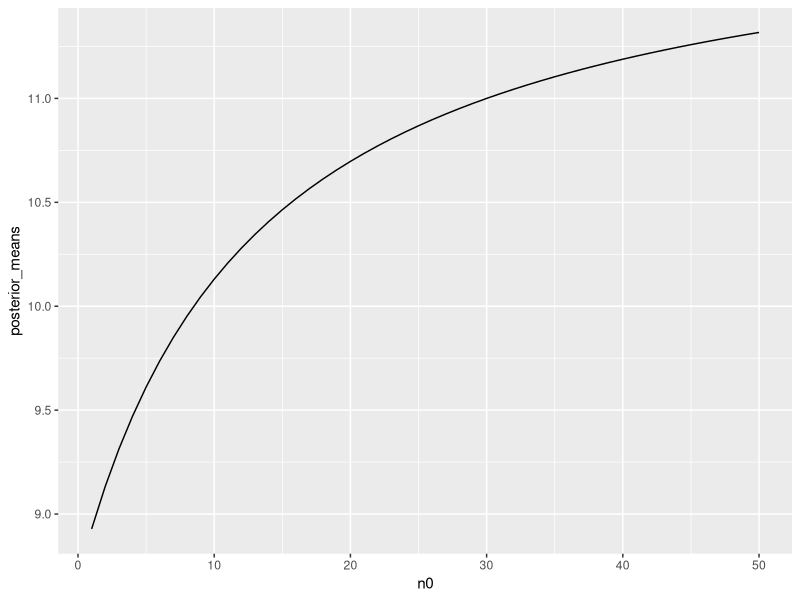
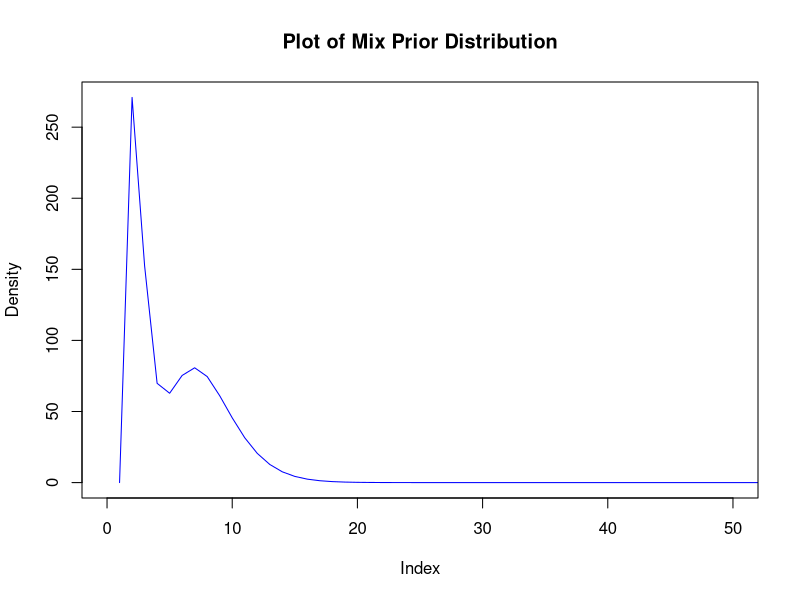
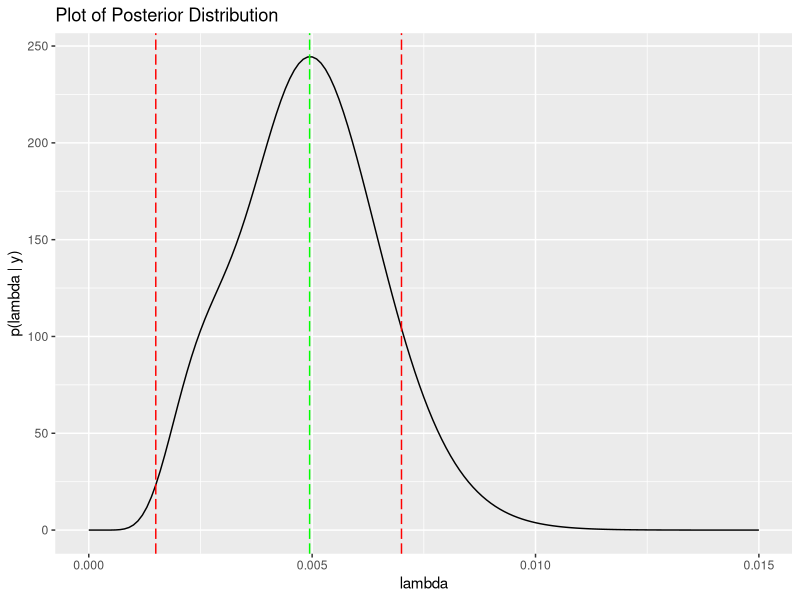

These figures' R source, in order:
## ---- chunk 1
library(knitr)
library(testthat)
knitr::opts_chunk$set(echo=TRUE, 
                      cache=FALSE, 
                      fig.width=5, 
                      fig.height=5,
                      fig.align='center')
indent1 = '    '
indent2 = paste(rep(indent1, 2), collapse='')
indent3 = paste(rep(indent1, 3), collapse='')
r = function(x, digits=2){ round(x, digits=digits) }
library(tidyverse)
library(reshape2)
## ---- chunk 2
yA <- c(12, 9, 12, 14, 13, 13, 15, 8, 15, 6)
yB <- c(11, 11, 10, 9, 9, 8, 7, 10, 6, 8, 8, 9, 7)

### Prior parameters here
alpha_A = 120
beta_A = 10

alpha_B =12
beta_B = 1

### Posterior parameters here
alpha_A_posterior = sum(yA) + alpha_A
beta_A_posterior =length(yA) + beta_A

alpha_B_posterior = sum(yB) + alpha_B
beta_B_posterior = length(yB) + beta_B
            
### Posterior mean and variance for each group        
A_post_mean <- alpha_A_posterior/beta_A_posterior
A_post_var <- alpha_A_posterior/(beta_A_posterior^2)

### Posterior quantiles for each group
B_post_mean <- alpha_B_posterior/beta_B_posterior
B_post_var <- alpha_B_posterior/(beta_B_posterior^2)

print(paste0("Posterior mean of theta_A ", round(A_post_mean, 2)))
print(paste0("Posterior variance of theta_A ", round(A_post_var, 2)))
print(paste0("Posterior mean of theta_B ", round(B_post_mean, 2)))
print(paste0("Posterior variance of theta_B ", round(B_post_var, 2)))

# Posterior quantiles
alpha_A_quantile <- c(qgamma(0.05/2, shape =alpha_A_posterior,scale= 1/beta_A_posterior),
                      qgamma(1-(0.05/2),alpha_A_posterior,beta_A_posterior))

alpha_B_quantile <- c(qgamma(0.05/2, shape=alpha_B_posterior,scale=1/beta_B_posterior),
                      qgamma(1-(0.05/2),alpha_B_posterior,beta_B_posterior))
                     
                     
                     
print(paste0("Posterior 95% quantile for theta_A is [", round(alpha_A_quantile[1],2), ", ", round(alpha_A_quantile[2], 2), "]"))
print(paste0("Posterior 95% quantile for theta_B is [", round(alpha_B_quantile[1],2), ", ", round(alpha_B_quantile[2], 2), "]"))
## ---- chunk 3
n0 <- c(1:50)
alpha_B2 <- 12*n0
beta_B2 <- n0
alpha_B2_post <- sum(yB) + alpha_B2
beta_B2_post <- length(yB) + beta_B2

posterior_means = alpha_B2_post/beta_B2_post

new.plot <- data.frame(n0,posterior_means) 
ggplot(new.plot, aes(n0,posterior_means))+geom_line()
## ---- chunk 4
sequence1 <- seq(0, 0.06, by = 0.001)
plot(0.5*dgamma(sequence1, 3, 2000) + 0.5 *dgamma(sequence1, 7, 1000), 
     main = "Plot of Mix Prior Distribution",
     ylab = "Density",
     xlab = ,
     type = "l",
     col = "blue",
     xlim = c(0, 50))
## ---- chunk 5
new_lambda <- seq(0,.015,0.0001)

dist1_new <- dgamma(new_lambda, shape = 11, rate = 3767)
dist2_new <- dgamma(new_lambda, shape = 15, rate = 2767)

dist1 <- (2000^3/gamma(3))*(gamma(11)/3767^11) 
dist2 <- (1000^7/gamma(7))*(gamma(15)/2767^15)

div1 <- dist1/(dist1 + dist2)
div2 <- dist2/(dist1 + dist2)

combined <- div1*(dist1_new) +  div2*(dist2_new)
updated_dat <- data.frame(new_lambda, combined)
mle <- div1*(11/3767) + div2*(15/2767)
new_plot <- ggplot(updated_dat, aes(new_lambda, combined))+
    xlim(0,.015)+
    geom_line() +
    ggtitle("Plot of Posterior Distribution")
new_plot+
    geom_vline(xintercept =c(0.0015,0.007,mle),linetype='longdash', color=c('red','red','green'))+
    xlab("lambda") + ylab("p(lambda | y)")
